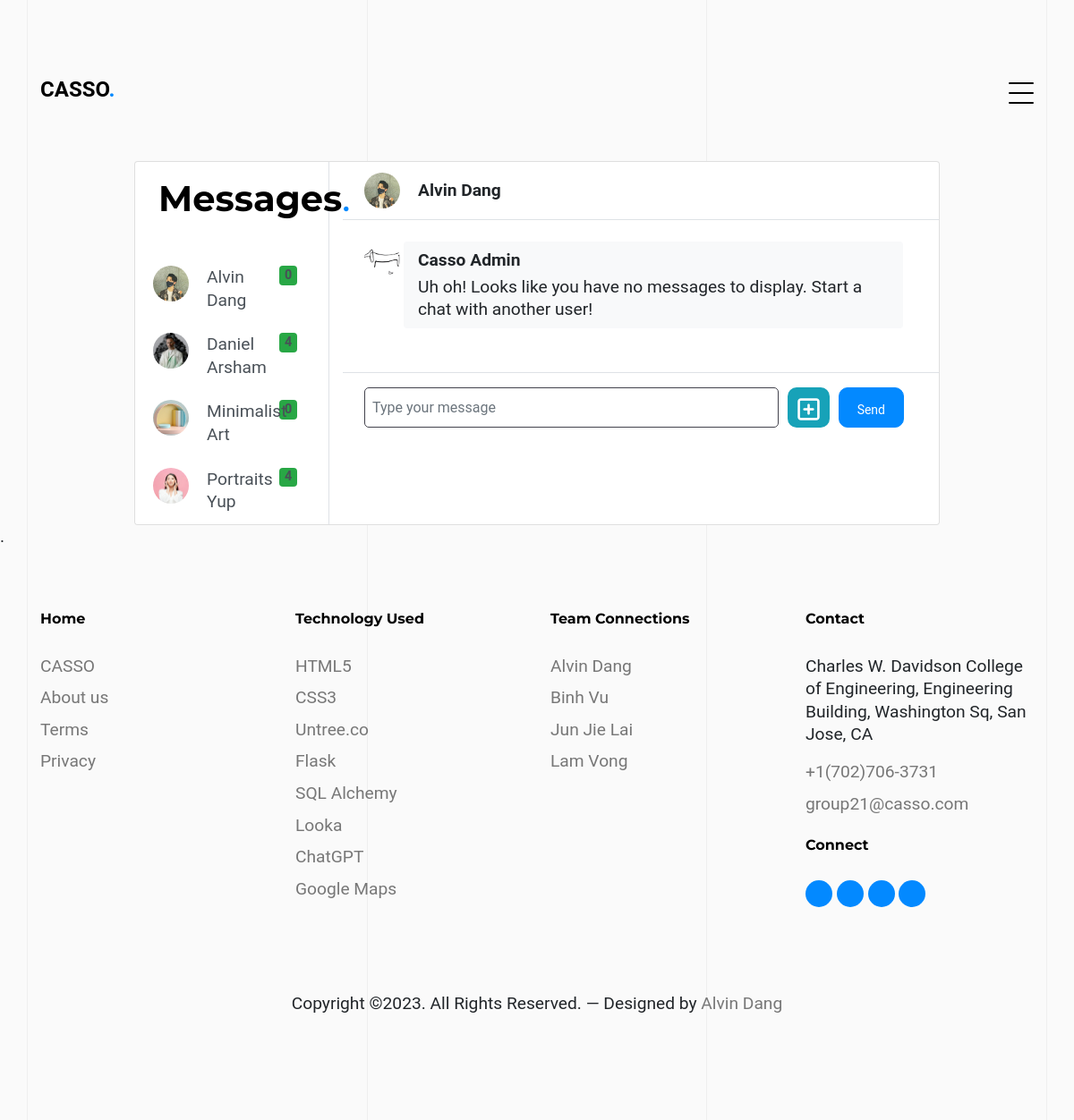
/chat/1 (signed in), run on the app's committed database.
### app/models.py (models this page shows, shortened)
class ChatSession(db.Model):
    id = db.Column(db.Integer, primary_key=True)
    user1_id = db.Column(db.Integer, db.ForeignKey('user.id'), nullable=False)
    user2_id = db.Column(db.Integer, db.ForeignKey('user.id'), nullable=False)
    created_at = db.Column(db.TIMESTAMP, default=db.func.current_timestamp())
    messages = db.relationship('Message', back_populates='chat_session', lazy='dynamic', cascade='all, delete-orphan')

class User(UserMixin, db.Model):
    id = db.Column(db.Integer, primary_key=True)
    full_name = db.Column(db.String(80), nullable=False)
    username = db.Column(db.String(80), unique=True, nullable=False)
    email = db.Column(EmailType, unique=True, nullable=False)
    password = db.Column(db.String(60), nullable=False)
    biography = db.Column(db.String(255))
    profile_picture = db.Column(db.String(255), default='default.jpg')
    def get(user_id):
        return User.query.get(int(user_id))
    posts = db.relationship('Post', backref='user', lazy=True, cascade='all, delete-orphan')
    commission_requests_sent = db.relationship('CommissionRequest',
        foreign_keys='CommissionRequest.sender_id',
        back_populates='sender',
        lazy='dynamic',
        cascade='all, delete-orphan')
    commission_requests_received = db.relationship('CommissionRequest',
        foreign_keys='CommissionRequest.receiver_id',
        back_populates='receiver',
        lazy='dynamic',
        cascade='all, delete-orphan')
    payments_sent = db.relationship('Payment',
        foreign_keys='Payment.payer_id',
        back_populates='payer',
        lazy='dynamic',
        cascade='all, delete-orphan')
    payments_received = db.relationship('Payment',
        foreign_keys='Payment.payee_id',
        back_populates='payee',
        lazy='dynamic',
        cascade='all, delete-orphan')
    messages_sent = db.relationship('Message',
        foreign_keys='Message.sender_id',
        backref='sent_messages',
        lazy='dynamic',
        overlaps="sent_messages",
        cascade='all, delete-orphan')
    messages_received = db.relationship('Message',
        foreign_keys='Message.receiver_id',
        backref='received_messages',
        lazy='dynamic',
        overlaps="received_messages",
        cascade='all, delete-orphan')
    chat_sessions_as_user1 = db.relationship('ChatSession',
        foreign_keys='ChatSession.user1_id',
        backref='user1',
        lazy='dynamic',
        cascade='all, delete-orphan')
    chat_sessions_as_user2 = db.relationship('ChatSession',
        foreign_keys='ChatSession.user2_id',
        backref='user2',
        lazy='dynamic',
        cascade='all, delete-orphan')
    followers = db.relationship('Follow', foreign_keys='Follow.followed_id',
        backref='followed',
        lazy='dynamic',
        cascade='all, delete-orphan')
    following = db.relationship('Follow', foreign_keys='Follow.follower_id',
        backref='follower',
        lazy='dynamic',
        cascade='all, delete-orphan')

### app/routes.py (the view, shortened to what this page needs)
@bp.route('/chat/<int:chat_session_id>', methods=['GET', 'POST'])
@login_required
def chat_session(chat_session_id):
    curr_chat_session = ChatSession.query.get_or_404(chat_session_id)
    user_chat_sessions = ChatSession.query.filter(
        (ChatSession.user1_id == current_user.id) | (ChatSession.user2_id == current_user.id)
    ).all()
    most_recent_chat_session = None
    most_recent_message_time = None
    for chat_session in user_chat_sessions:
        most_recent_message = Message.query.filter_by(chat_session_id=chat_session.id).order_by(Message.created_at.asc()).first()
        if most_recent_message and (most_recent_message_time is None or most_recent_message.created_at > most_recent_message_time):
            most_recent_chat_session = chat_session
            most_recent_message_time = most_recent_message.created_at
    messages = curr_chat_session.messages.order_by(Message.created_at.asc()).all()
    commission_requests = CommissionRequest.query.filter((CommissionRequest.receiver_id == current_user.id) | (CommissionRequest.sender_id == current_user.id)).all()
    for commission_request in commission_requests:
        print(commission_request.id)
    return render_template('chat.html', user_chat_sessions=user_chat_sessions,
            current_chat_session=curr_chat_session, messages=messages,
            commission_requests=commission_requests)

### templates/chat.html (shortened to what this page needs)
{% extends "base.html" %}
{% block content %}
<link rel="stylesheet" href="{{ url_for('static', filename='css/chat.css') }}">
<div class="untree_co-section pb-0">
    <div class="msg-container p-0">
		<div class="card" style="height: 100%;">
			<div class="row g-0" style="height: 100%;">
				<div class="col-12 col-lg-5 col-xl-3 border-right" style="height: 100%;">
					<div style="margin-left: 20px; margin-top: 10px; padding-left: 5px; border: 1px solid white;">
					<h1 class="heading gsap-reveal-hero mb-3"><span class="reveal-wrap"><span class="reveal-content" style="transform: matrix(1, 0, 0, 1, 0, 0);"><strong>Messages</strong><span class="text-primary">.</span></span></span></h1>
					</div>
					<div class="chat-users p-0">
						{% if user_chat_sessions %}
							{% for chat_session in user_chat_sessions %}
								<a href="{{ url_for('main.chat_session', chat_session_id=chat_session.id) }}" class="list-group-item list-group-item-action border-0">
									<div class="badge bg-success float-right">{{ chat_session.messages.count() }}</div>
									<div class="d-flex align-items-start">
										{% if chat_session.user1.id == current_user.id %}
											<img src="{{ url_for('static', filename='images/userPhotos/' + chat_session.user2.profile_picture) }}" class="rounded-circle mr-1" alt="{{ chat_session.user2.full_name }}" width="40" height="40">
											<div class="flex-grow-1 ml-3">
												{{ chat_session.user2.full_name }}
											</div>
										{% else %}
											<img src="{{ url_for('static', filename='images/userPhotos/' + chat_session.user1.profile_picture) }}" class="rounded-circle mr-1" alt="{{ chat_session.user1.full_name }}" width="40" height="40">
											<div class="flex-grow-1 ml-3">
												{{ chat_session.user1.full_name }}
											</div>
										{% endif %}
									</div>
								</a>
							{% endfor %}
						{% endif %}
					</div>
				</div>
				<div class="col-12 col-lg-7 col-xl-9" style="height: 100%;">
					<div class="py-2 px-4 border-bottom d-none d-lg-block">
						{% if current_chat_session %}
							<div class="d-flex align-items-center py-1">
								{% if current_chat_session.user1.id == current_user.id %}
									<div class="position-relative">
										<a href="{{ url_for('main.user', user_id=current_user.id) }}">
											<img src="{{ url_for('static', filename='images/userPhotos/' + current_chat_session.user2.profile_picture) }}"
												class="rounded-circle mr-1" alt="{{ current_chat_session.user2.full_name }}"
												width="40" height="40">
										</a>
									</div>
									<div class="flex-grow-1 pl-3">
										<strong>{{ current_chat_session.user2.full_name }}</strong>
									</div>
								{% endif %}
							</div>
						{% else %}
							<div class="flex-grow-1 pl-3">
								<strong>No current chat session to display.</strong>
								<div class="text-muted small"><em>Start a chat with another user to display!</em></div>
							</div>
						{% endif %}
					</div>
					<div class="position-relative" style="height: 80%;">
						<div id="chat-messages" class="chat-messages p-4" style="height: 100%;">
							{% if messages %}
								{% set ns = namespace(current_date=None, current_profile_picture=None, current_messenger=None) %}
								{% for message in messages %}
									{% if ns.current_date != message.created_at.strftime('%Y-%m-%d') %}
										<div class="text-muted text-center mb-2">
											{{ message.created_at.strftime('%Y-%m-%d') }}
										</div>
										{% set ns.current_date = message.created_at.strftime('%Y-%m-%d') %}
									{% endif %}
									{% if ns.current_profile_picture != message.sender.profile_picture %}
										{% if message.sender_id == current_user.id %}
											<div class="chat-message-right pb-1">
												<a href="{{ url_for('main.user', user_id=current_user.id) }}">
													<img src="{{ url_for('static', filename='images/userPhotos/' + message.sender.profile_picture) }}"
													class="rounded-circle mr-1" alt="{{ message.sender.full_name }}"
													width="40" height="40">
												</a>
												<!--<img src="{{ url_for('static', filename='images/userPhotos/' + message.sender.profile_picture) }}"
													class="rounded-circle mr-1" alt="{{ message.sender.full_name }}"
													width="40" height="40">-->
												<div class="flex-shrink-1 rounded py-2 px-3 mr-3">
													<div class="font-weight-bold mb-1">You</div>
												</div>
											</div>
										{% else %}
											<div class="chat-message-left pb-1">
												<a href="{{ url_for('main.user', user_id=message.sender_id) }}">
													<img src="{{ url_for('static', filename='images/userPhotos/' + message.sender.profile_picture) }}"
													class="rounded-circle mr-1" alt="{{ message.sender.full_name }}"
													width="40" height="40">
												</a>
												<!--<img src="{{ url_for('static', filename='images/userPhotos/' + message.sender.profile_picture) }}"
													class="rounded-circle mr-1" alt="{{ message.sender.full_name }}"
													width="40" height="40">-->
												<div class="flex-shrink-1 rounded py-2 px-3 mr-3">
													<div class="font-weight-bold mb-1">{{ message.sender.full_name }}</div>
												</div>
											</div>
										{% endif %}
										{% set ns.current_profile_picture = message.sender.profile_picture %}
										{% set ns.current_messenger = message.sender.full_name %}
									{% endif %}
									{% if message.sender_id == current_user.id %}
										<div class="chat-message-right">
											<div>
												<!--<img src="{{ url_for('static', filename='images/userPhotos/' + message.sender.profile_picture) }}"
													class="rounded-circle mr-1" alt="{{ message.sender.full_name }}"
													width="40" height="40">-->
												<div class="text-muted small text-nowrap mt-2">{{ message.created_at.strftime('%H:%M') }}</div>
											</div>
											<div class="flex-shrink-1 rounded py-2 px-3 mr-3" style="background-color: #1F8AFF !important; border-radius: 10px !important;">
												<span style="color: white;">{{ message.content }}</span>
												{% if message.file_path %}
													<br>
													<img src="{{ url_for('static', filename='images/userShareables/' + message.file_path) }}" alt="File" width="324" height="324">
													<br>
													<a href="{{ url_for('main.download_file', file_path=message.file_path) }}" download>
														<button id="download-button" type="submit" class="btn btn-accept" style="width: 324px; margin-top: 5px;">Download</button>
													</a>
												{% endif %}
											</div>
										</div>
									{% else %}
										<div class="chat-message-left">
											<div>
												<!--<img src="{{ url_for('static', filename='images/userPhotos/' + message.sender.profile_picture) }}"
													class="rounded-circle mr-1" alt="{{ message.sender.full_name }}"
													width="40" height="40">-->
												<div class="text-muted small text-nowrap mt-2">{{ message.created_at.strftime('%H:%M') }}</div>
											</div>
											<div class="flex-shrink-1 rounded py-2 px-3 mr-3" style="background-color: #d8d8d8 !important; margin-left: 10px !important; border-radius: 10px !important;">
												{{ message.content }}
												{% if message.file_path %}
													<br>
													<img src="{{ url_for('static', filename='images/userShareables/' + message.file_path) }}" alt="File" width="324" height="324">
													<br>
													<a href="{{ url_for('main.download_file', file_path=message.file_path) }}" download>
														<button id="download-button" type="submit" class="btn btn-accept" style="width: 324px; margin-top: 5px;">Download</button>
													</a>
												{% endif %}
											</div>
										</div>
									{% endif %}
								{% endfor %}
							{% else %}
								<div class="chat-message-left pb-4">
									<div>
										<img src="{{ url_for('static', filename='images/dog.jpeg') }}"
											class="rounded-circle mr-1" alt=""
											width="40" height="40">
									</div>
									<div class="flex-shrink-1 bg-light rounded py-2 px-3 mr-3">
										<div class="font-weight-bold mb-1">Casso Admin</div>
										Uh oh! Looks like you have no messages to display. Start a chat with another user!
									</div>
								</div>
							{% endif %}
						</div>
					</div>
					<div class="flex-grow-0 py-3 px-4 border-top" style="height: 100%;">
						{% if current_chat_session %}
							<form method="post" action="{{ url_for('main.chat_session', chat_session_id=current_chat_session.id) }}" enctype="multipart/form-data">
								<div class="input-group" style="width: 100%">
									<input id="message-input" type="text" class="form-control" name="message_input"
										placeholder="Type your message">
									<button id="attach-button" class="btn btn-info" type="button" style="padding-left: 10px;
										padding-right: 10px; margin-right: 10px;">
									</button>
									<button id="send-button" class="btn btn-primary" type="submit">Send</button>
								</div>
							</form>
						{% else %}
							<div class="input-group" style="width: 100%">
								No current chat session to send a message to.
							</div>
						{% endif %}
					</div>
				</div>
			</div>
		</div>
	</div>
</div>
{% endblock %}

### data on the page
ChatSession: messages.count "0", profile_picture (picture), user2.full_name "Alvin Dang"
ChatSession: messages.count "4", profile_picture (picture), user1.full_name "Daniel Arsham"
ChatSession: messages.count "0", profile_picture (placeholder picture), user1.full_name "Minimalist Art"
ChatSession: messages.count "4", profile_picture (picture), user1.full_name "Portraits Yup"
User: profile_picture (picture), user2.full_name "Alvin Dang"
